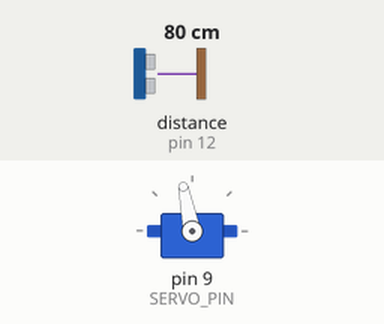
Recording of a sketch running on a simulated Arduino Uno, built with avr-gcc and run on an emulated ATmega328P. Parts: servo. The inputs (shaded band) are chosen by the test bench; at power-on: distance to the obstacle (sensor on pin 12) 80 cm. The echo pulse lasts 58.3 µs per cm; what the sketch prints to the serial monitor is not drawn.

Above: at 1.7 s.
1.8 s: distance to the obstacle (sensor on pin 12) set to 2 cm
At 4.06 s:
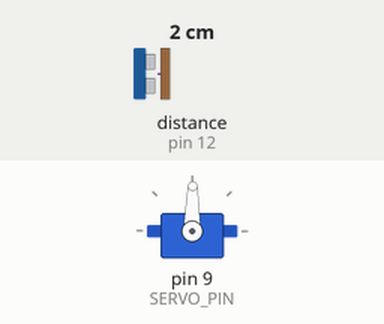
4.8 s: distance to the obstacle (sensor on pin 12) set to 120 cm
At 18.9 s:
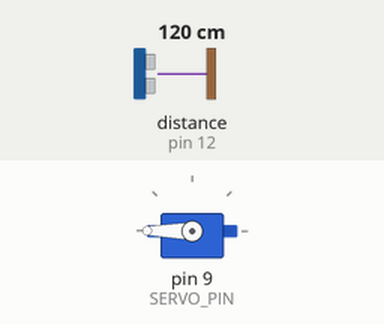
Timing chart, 0 to 20.4 s (numbered marks = the images above; inputs shaded):
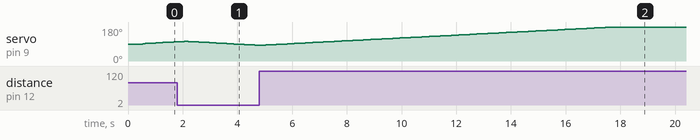

The sketch:

servo_ultrasonic_beacon.ino
```cpp
/*
 * servo_ultrasonic_beacon.ino
 * Fuses Lesson 9 (Servo) + Lesson 10 (HC-SR04) into one non-blocking sketch.
 *
 * Pipeline:  read distance -> filter -> map to target angle -> slew servo
 *            -> beacon state as a MessagePack frame
 *
 * Wiring (shared rails): servo VCC/GND on the rails, SIG -> D9.
 *   HC-SR04 VCC/GND on the rails, TRIG -> D12, ECHO -> D11. Common ground.
 */

#include <Servo.h>
#include "SR04.h"

#define TRIG_PIN 12
#define ECHO_PIN 11
#define SERVO_PIN 9

// ---- beacon mode: 1 = human-readable text (use in Serial Monitor)
//                   0 = raw MessagePack binary frames (use with a real receiver)
#define BEACON_TEXT 1

SR04 sr04 = SR04(ECHO_PIN, TRIG_PIN);
Servo myservo;

// ---- tuning ----
const int   DIST_NEAR = 5;     // cm -> angle 0
const int   DIST_FAR  = 50;    // cm -> angle 180
const float EMA_ALPHA = 0.30;  // distance smoothing (lower = smoother/slower)
const unsigned long SAMPLE_MS = 60;   // HC-SR04 needs >=60ms between pings
const unsigned long STEP_MS   = 15;   // servo slew: one degree per step
const unsigned long BEACON_MS = 100;  // 10 Hz state beacon

// ---- shared state (this IS the message pack payload) ----
struct State {
  uint32_t t_ms;     // timestamp
  int16_t  dist_cm;  // filtered distance
  int16_t  angle;    // current servo angle
  int16_t  target;   // target servo angle
  uint8_t  status;   // 0 = ok, 1 = out of range
};
State st;

float distFilt = 50.0;
int   current  = 90;   // current servo angle
int   target   = 90;   // target servo angle
unsigned long tSample = 0, tStep = 0, tBeacon = 0;

void setup() {
  Serial.begin(9600);
  myservo.attach(SERVO_PIN);
  myservo.write(current);
  delay(500);
}

void loop() {
  unsigned long now = millis();

  if (now - tSample >= SAMPLE_MS) { tSample = now; sample(); }
  if (now - tStep   >= STEP_MS)   { tStep   = now; slew();   }
  if (now - tBeacon >= BEACON_MS) { tBeacon = now; state(); beacon(); }
}

// --- read sensor, filter, map to target angle ---
void sample() {
  long raw = sr04.Distance();                 // cm (blocking ping)
  st.status = (raw < 2 || raw > 400) ? 1 : 0; // flag bad reads
  if (st.status == 0) {
    distFilt = EMA_ALPHA * raw + (1.0 - EMA_ALPHA) * distFilt;  // smooth jitter
    int d = constrain((int)distFilt, DIST_NEAR, DIST_FAR);
    target = map(d, DIST_NEAR, DIST_FAR, 0, 180);
  }
}

// --- move one degree toward target (non-blocking) ---
void slew() {
  if (current != target) {
    current += (target > current) ? 1 : -1;
    myservo.write(current);
  }
}

// --- gather the current state into the packet struct ---
void state() {
  st.t_ms    = millis();
  st.dist_cm = (int16_t)distFilt;
  st.angle   = current;
  st.target  = target;
}

// =================== MessagePack encoder ===================
// Encodes st as a 5-entry map: {t:u32, d:i16, a:i16, g:i16, s:uint}
uint8_t mp[48];
uint8_t n;

void mp_str(const char* s) { uint8_t l = strlen(s); mp[n++] = 0xA0 | l; while (*s) mp[n++] = *s++; }
void mp_u32(uint32_t v)    { mp[n++] = 0xCE; mp[n++] = v >> 24; mp[n++] = v >> 16; mp[n++] = v >> 8; mp[n++] = v; }
void mp_i16(int16_t v)     { mp[n++] = 0xD1; mp[n++] = (v >> 8) & 0xFF; mp[n++] = v & 0xFF; }
void mp_fixint(uint8_t v)  { mp[n++] = v & 0x7F; }  // positive fixint, 0..127

void pack() {
  n = 0;
  mp[n++] = 0x85;                       // fixmap, 5 entries
  mp_str("t"); mp_u32(st.t_ms);
  mp_str("d"); mp_i16(st.dist_cm);
  mp_str("a"); mp_i16(st.angle);
  mp_str("g"); mp_i16(st.target);
  mp_str("s"); mp_fixint(st.status);
}

// --- transmit the state in realtime ---
void beacon() {
  pack();
#if BEACON_TEXT
  // readable in Serial Monitor + hex view of the actual packed frame
  Serial.print("t="); Serial.print(st.t_ms);
  Serial.print(" d="); Serial.print(st.dist_cm); Serial.print("cm");
  Serial.print(" a="); Serial.print(st.angle);
  Serial.print(" g="); Serial.print(st.target);
  Serial.print(" s="); Serial.print(st.status);
  Serial.print("  | msgpack[");
  Serial.print(n); Serial.print("B]: ");
  for (uint8_t i = 0; i < n; i++) {
    if (mp[i] < 0x10) Serial.print('0');
    Serial.print(mp[i], HEX); Serial.print(' ');
  }
  Serial.println();
#else
  // framed binary beacon: 0xA5 sync + length + payload
  Serial.write(0xA5);
  Serial.write(n);
  Serial.write(mp, n);
#endif
}
```
